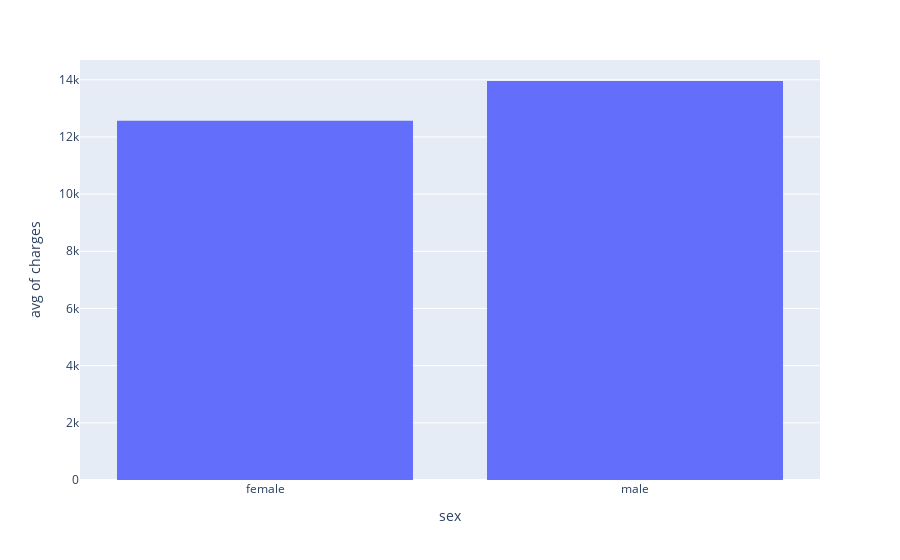

Notebook code cell kept with this figure:
### Markdown cell above
3. What is the dispersion of medical costs regarding the categorical variables? Is there any observation that stands out? Do you see any significant change if you add a third categorical variable?

Tip: You can use bar chart and compare the total and average values of numerical variables across the categorical variables.

### Code cell
fig = px.histogram(df, y="charges",x='sex', histfunc='avg')
fig.show()

### Figure 1 — Plotly figure (JSON) as saved in the notebook; plotly's stock layout.template omitted (floating-point values rounded to 4 significant figures; data arrays with more than 128 entries replaced by an {"elided": "..."} marker saying what was removed)
{"data": [{"alignmentgroup": "True", "bingroup": "x", "histfunc": "avg", "hovertemplate": "sex=%{x}<br>avg of charges=%{y}<extra></extra>", "legendgroup": "", "marker": {"color": "#636efa", "pattern": {"shape": ""}}, "name": "", "offsetgroup": "", "orientation": "v", "showlegend": false, "type": "histogram", "x": {"elided": "1338 str values"}, "xaxis": "x", "y": {"elided": "1338 float values"}, "yaxis": "y"}], "layout": {"barmode": "relative", "legend": {"tracegroupgap": 0}, "margin": {"t": 60}, "xaxis": {"anchor": "y", "domain": [0, 1], "title": {"text": "sex"}}, "yaxis": {"anchor": "x", "domain": [0, 1], "title": {"text": "avg of charges"}}}}
